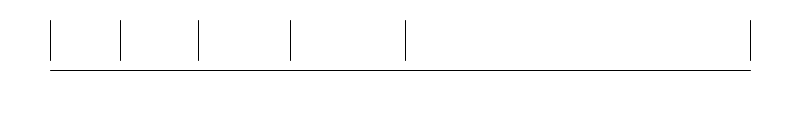
Frame 1 (no input)
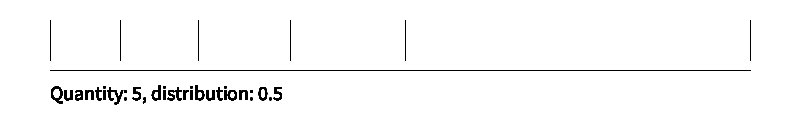
Frame 60 (the mouse pressed at the canvas centre just before this capture)
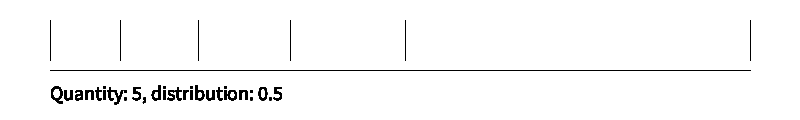
Frame 120 (the mouse held since frame 60 and released just before this capture)

The Processing sketch that drew these frames (run headless with seeded random() and noise(); from frame 60 on, the mouse is pressed at the canvas centre):

// Processing sketch: visual_clock_multiplier
// ── visual_clock_multiplier.pde

int start = 50;
int end = 750;
int cycle;

int quantity = 5;
float distribution = .5;

void setup() {
  
  size(800, 120);
  background(255);
  
}

void draw () {
  strokeWeight( 1 );
  line(start, 70, end, 70);
  stroke(0);
  
  cycle = end - start; 
  
  int[] slices = new int[quantity];
  
  // Cut slices.
  for(int i = 0; i < quantity; i++ ) {
    
    if (i==0) {
      
      slices[i] = int( distribution * ( cycle / quantity ) );
      
    } else {
      
      slices[i] = int( distribution * ( ( cycle - slices[i-1] ) / ( quantity - i ) ) + slices[i-1] );
      
    }
      
  }
  
  // Plot start and end line 
  line( start, 20, start, 60 );
  line( end, 20, end, 60 );
  
  // Plot slices.
  for(int i = 0; i < ( quantity - 1 ); i++ ) {
    
    int x = start + slices[i];
    line( x, 20, x, 60 );
    
  }
  
  // Add the labels
  String s = "Quantity: "+quantity+", distribution: "+distribution;
  textSize(20);
  text(s, start, 100); 
  fill(0);
  
  
  
}
